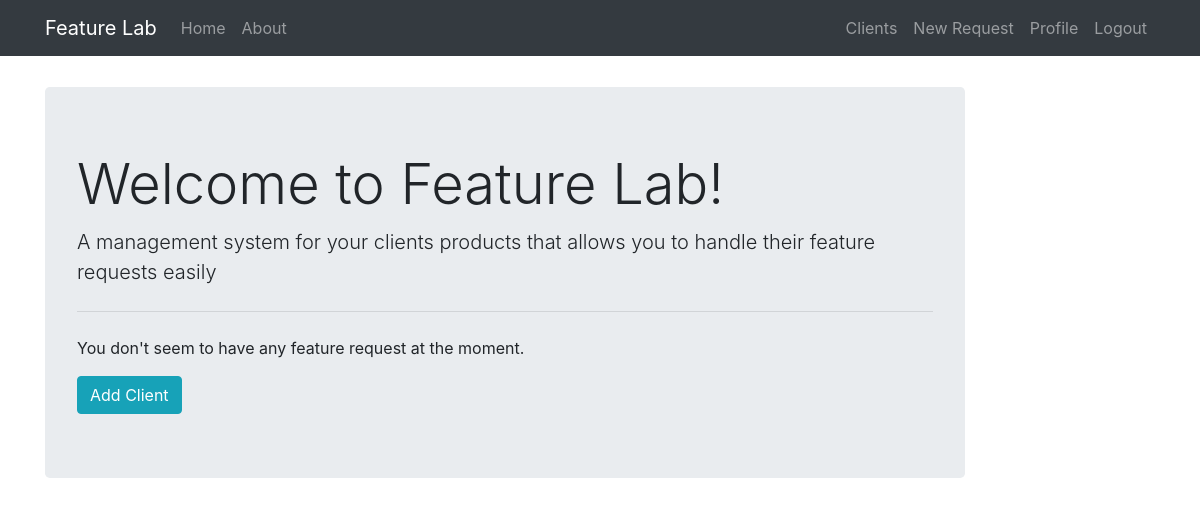
The page /home (signed in) on the database as committed earlier.
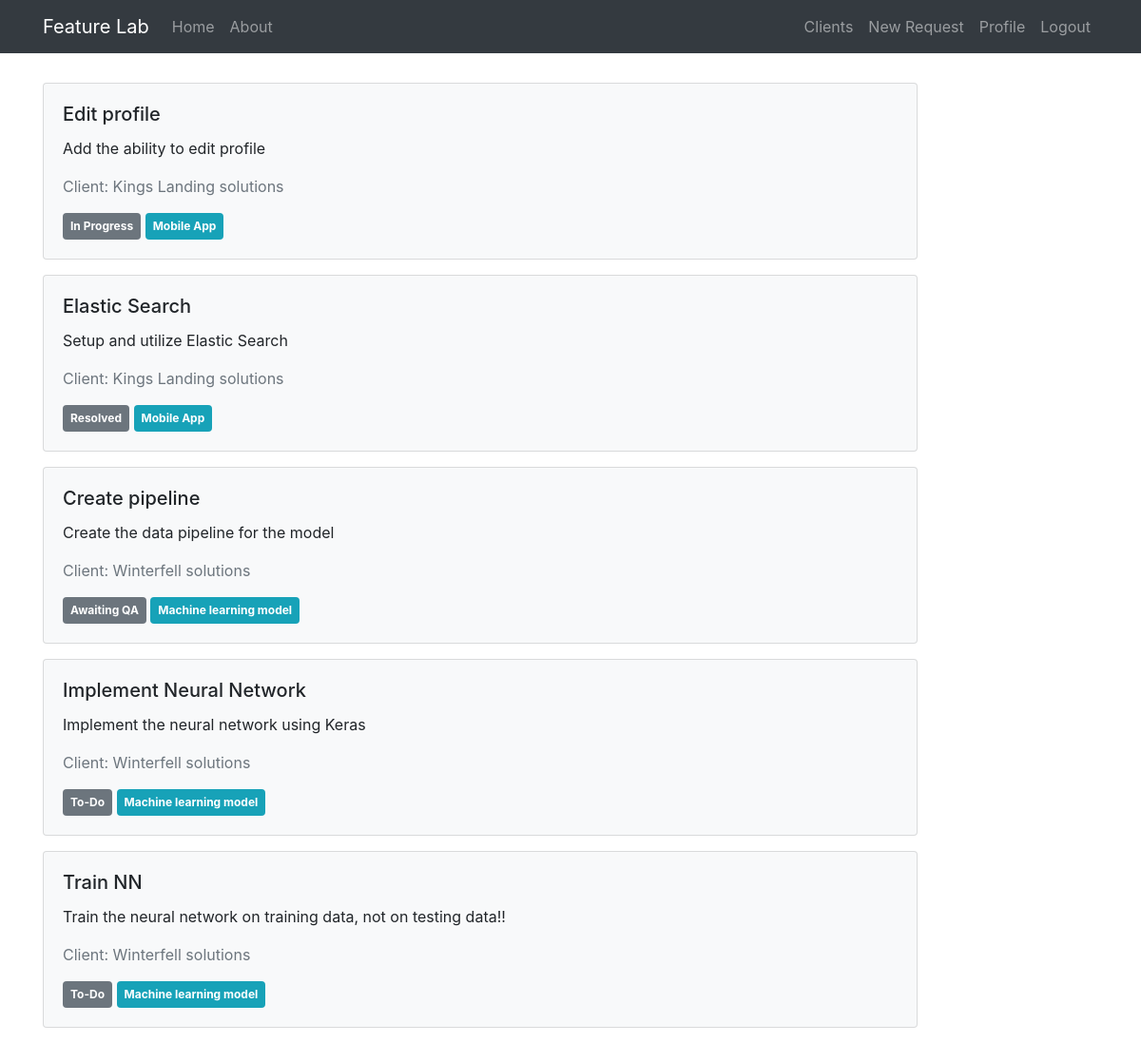
The same page on the database as committed later.
### feature_lab/models.py (models this page shows, shortened)
class FeatureRequest(db.Model):
    id = db.Column(db.Integer, primary_key=True)
    title = db.Column(db.String(30), unique=True, nullable=False)
    description = db.Column(db.Text(), nullable=False)
    created_at = db.Column(db.DateTime, nullable=False, default=datetime.utcnow)
    target_date = db.Column(db.DateTime, nullable=False)
    product_area = db.Column(db.String())
    product_id = db.Column(db.Integer, db.ForeignKey('product.id'), nullable=False)
    client_id = db.Column(db.Integer, db.ForeignKey('client.id'), nullable=False)
    state = db.Column(db.Enum(FeatureRequestState), default=FeatureRequestState.TODO)

class Client(db.Model):
    id = db.Column(db.Integer, primary_key=True)
    name = db.Column(db.String(20), unique=True, nullable=False)
    email = db.Column(db.String(120), unique=True, nullable=False)
    bio = db.Column(db.Text(), nullable=False)
    priority = db.Column(db.Integer, nullable=False, unique=True)
    phone_number = db.Column(db.String())
    created_at = db.Column(db.DateTime, nullable=False, default=datetime.utcnow)
    products = db.relationship('Product', backref='owner', lazy=True)
    user_id = db.Column(db.Integer, db.ForeignKey('user.id'), nullable=False)

class Product(db.Model):
    id = db.Column(db.Integer, primary_key=True)
    name = db.Column(db.String(20), unique=True, nullable=False)
    description = db.Column(db.Text(), nullable=False)
    owner_id = db.Column(db.Integer, db.ForeignKey('client.id'), nullable=False)
    requests = db.relationship('FeatureRequest', backref='product', lazy=True)
    areas = db.relationship('ProductArea', backref='product', lazy=True)

### feature_lab/main/routes.py (the view)
@main.route('/')
@main.route('/home')
def home():
    if not current_user.is_authenticated:
        return redirect(url_for('users.login'))
    user_clients = Client.query.filter_by(user_id=current_user.id).all()
    requests = []
    for client in user_clients:
        client_requests = FeatureRequest.query.filter_by(client_id=client.id).all()
        requests += client_requests
    return render_template('home.html', requests=requests, title='Home')

### feature_lab/models.py (called while the page is built)
@login_manager.user_loader
def load_user(user_id):
    return User.query.get(int(user_id))

### feature_lab/templates/home.html
{% extends 'layout.html' %}
{% block content %}
    {% if requests %}
        {% for request in requests %}
            <div>
                <a href="/request/{{request.id}}" class="request-card">
                    <div class="card bg-light mb-3 p-3 mr-0">
                        <div class="p-1">
                            <h5 class="card-title">{{ request.title }}</h5>
                            <p class="card-text">{{ request.description }}</p>
                            <p class="text-secondary">Client: {{request.product.owner.name}}</p>
                            <span class="badge badge-secondary p-2">{{ request.state.value }}</span>
                            <span class="badge badge-info p-2">{{ request.product.name }}</span>
                        </div>
                    </div>
                </a>
            </div>
        {% endfor %}
    {% else %}
        <div class="jumbotron">
            <h1 class="display-4">Welcome to Feature Lab!</h1>
            <p class="lead">A management system for your clients products that allows you to handle their feature requests easily</p>
            <hr class="my-4">
            <p>You don't seem to have any feature request at the moment. </p>
            {% if current_user.clients %}
                <a class="btn btn-info" href="/create_request" role="button">Create Feature Request</a>
            {% else %}
                <a class="btn btn-info" href="/create_client" role="button">Add Client</a>
            {% endif %}
        </div>
    {% endif %}
{% endblock content %}

Rows that differ between the two databases and show on the page:
now on this page (row edited): FeatureRequest: title "Edit profile", description "Add the ability to edit profile", product.owner.name "Kings Landing solutions", state.value "In Progress", product.name "Mobile App"
added FeatureRequest: title "Elastic Search", description "Setup and utilize Elastic Search", product.owner.name "Kings Landing solutions", state.value "Resolved", product.name "Mobile App"
added FeatureRequest: title "Create pipeline", description "Create the data pipeline for the model", product.owner.name "Winterfell solutions", state.value "Awaiting QA", product.name "Machine learning model"
added FeatureRequest: title "Implement Neural Network", description "Implement the neural network using Keras", product.owner.name "Winterfell solutions", state.value "To-Do", product.name "Machine learning model"
added FeatureRequest: title "Train NN", description "Train the neural network on training data, not on testing data!!", product.owner.name "Winterfell solutions", state.value "To-Do", product.name "Machine learning model"
Other text that changed with them:
text no longer shown: "Welcome to Feature Lab! A management system for your clients products that allows you to handle their feature requests easily You don't seem to have any feature request at the moment. Add Client"
